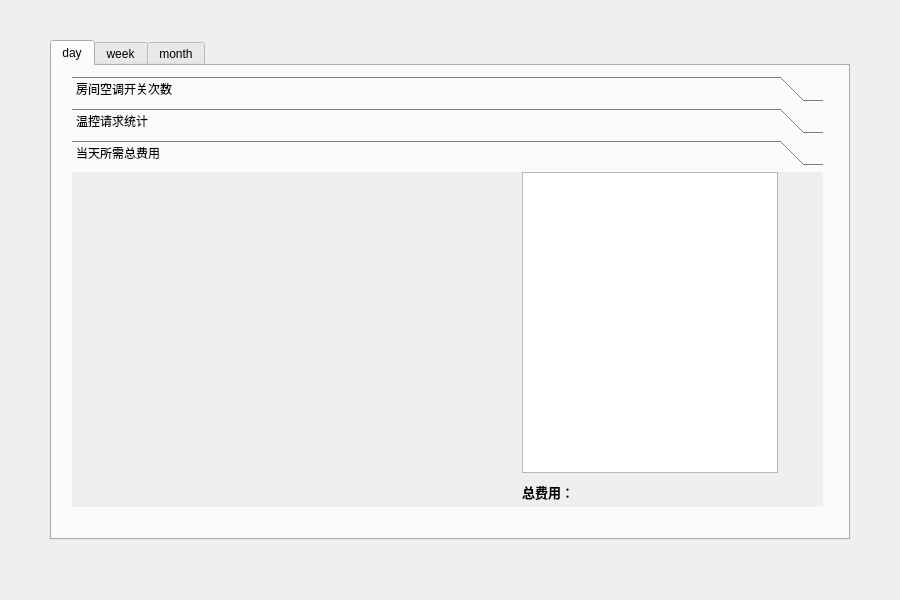
<?xml version="1.0" encoding="UTF-8"?>
<ui version="4.0">
 <class>Form</class>
 <widget class="QWidget" name="Form">
  <property name="geometry">
   <rect>
    <x>0</x>
    <y>0</y>
    <width>900</width>
    <height>600</height>
   </rect>
  </property>
  <property name="windowTitle">
   <string>Widget</string>
  </property>
  <widget class="QTabWidget" name="tabWidget">
   <property name="geometry">
    <rect>
     <x>50</x>
     <y>40</y>
     <width>800</width>
     <height>500</height>
    </rect>
   </property>
   <property name="currentIndex">
    <number>0</number>
   </property>
   <widget class="QWidget" name="day_tab">
    <attribute name="title">
     <string>day</string>
    </attribute>
    <widget class="QToolBox" name="toolBox">
     <property name="geometry">
      <rect>
       <x>20</x>
       <y>10</y>
       <width>751</width>
       <height>431</height>
      </rect>
     </property>
     <property name="currentIndex">
      <number>2</number>
     </property>
     <widget class="QWidget" name="page_1">
      <property name="geometry">
       <rect>
        <x>0</x>
        <y>0</y>
        <width>751</width>
        <height>341</height>
       </rect>
      </property>
      <attribute name="label">
       <string>房间空调开关次数</string>
      </attribute>
     </widget>
     <widget class="QWidget" name="page_2">
      <property name="geometry">
       <rect>
        <x>0</x>
        <y>0</y>
        <width>751</width>
        <height>341</height>
       </rect>
      </property>
      <attribute name="label">
       <string>温控请求统计</string>
      </attribute>
      <widget class="QComboBox" name="comboBox">
       <property name="geometry">
        <rect>
         <x>10</x>
         <y>10</y>
         <width>87</width>
         <height>22</height>
        </rect>
       </property>
      </widget>
      <widget class="QTableView" name="tableView">
       <property name="geometry">
        <rect>
         <x>110</x>
         <y>10</y>
         <width>621</width>
         <height>321</height>
        </rect>
       </property>
      </widget>
     </widget>
     <widget class="QWidget" name="page_3">
      <property name="geometry">
       <rect>
        <x>0</x>
        <y>0</y>
        <width>751</width>
        <height>341</height>
       </rect>
      </property>
      <attribute name="label">
       <string>当天所需总费用</string>
      </attribute>
      <widget class="QTableView" name="costtable">
       <property name="geometry">
        <rect>
         <x>450</x>
         <y>0</y>
         <width>256</width>
         <height>301</height>
        </rect>
       </property>
      </widget>
      <widget class="QLabel" name="label">
       <property name="geometry">
        <rect>
         <x>450</x>
         <y>304</y>
         <width>251</width>
         <height>31</height>
        </rect>
       </property>
       <property name="font">
        <font>
         <family>微软雅黑</family>
         <pointsize>10</pointsize>
         <weight>75</weight>
         <bold>true</bold>
        </font>
       </property>
       <property name="text">
        <string>总费用：</string>
       </property>
      </widget>
     </widget>
    </widget>
   </widget>
   <widget class="QWidget" name="week_tab">
    <attribute name="title">
     <string>week</string>
    </attribute>
    <widget class="QToolBox" name="toolBox_2">
     <property name="geometry">
      <rect>
       <x>20</x>
       <y>10</y>
       <width>751</width>
       <height>431</height>
      </rect>
     </property>
     <property name="currentIndex">
      <number>0</number>
     </property>
     <widget class="QWidget" name="page_4">
      <property name="geometry">
       <rect>
        <x>0</x>
        <y>0</y>
        <width>751</width>
        <height>341</height>
       </rect>
      </property>
      <attribute name="label">
       <string>房间空调开关次数</string>
      </attribute>
     </widget>
     <widget class="QWidget" name="page_5">
      <property name="geometry">
       <rect>
        <x>0</x>
        <y>0</y>
        <width>100</width>
        <height>30</height>
       </rect>
      </property>
      <attribute name="label">
       <string>温控请求统计</string>
      </attribute>
      <widget class="QComboBox" name="comboBox_2">
       <property name="geometry">
        <rect>
         <x>10</x>
         <y>10</y>
         <width>87</width>
         <height>22</height>
        </rect>
       </property>
      </widget>
      <widget class="QTableView" name="tableView_2">
       <property name="geometry">
        <rect>
         <x>110</x>
         <y>10</y>
         <width>621</width>
         <height>321</height>
        </rect>
       </property>
      </widget>
     </widget>
     <widget class="QWidget" name="page_6">
      <property name="geometry">
       <rect>
        <x>0</x>
        <y>0</y>
        <width>100</width>
        <height>30</height>
       </rect>
      </property>
      <attribute name="label">
       <string>当月所需总费用</string>
      </attribute>
      <widget class="QLabel" name="label_2">
       <property name="geometry">
        <rect>
         <x>570</x>
         <y>300</y>
         <width>171</width>
         <height>41</height>
        </rect>
       </property>
       <property name="font">
        <font>
         <family>微软雅黑</family>
         <pointsize>10</pointsize>
         <weight>75</weight>
         <bold>true</bold>
        </font>
       </property>
       <property name="text">
        <string>总费用：</string>
       </property>
      </widget>
     </widget>
    </widget>
   </widget>
   <widget class="QWidget" name="month_tab">
    <attribute name="title">
     <string>month</string>
    </attribute>
    <widget class="QToolBox" name="toolBox_3">
     <property name="geometry">
      <rect>
       <x>20</x>
       <y>10</y>
       <width>751</width>
       <height>431</height>
      </rect>
     </property>
     <property name="currentIndex">
      <number>2</number>
     </property>
     <widget class="QWidget" name="page_7">
      <property name="geometry">
       <rect>
        <x>0</x>
        <y>0</y>
        <width>100</width>
        <height>30</height>
       </rect>
      </property>
      <attribute name="label">
       <string>房间空调开关次数</string>
      </attribute>
     </widget>
     <widget class="QWidget" name="page_8">
      <property name="geometry">
       <rect>
        <x>0</x>
        <y>0</y>
        <width>100</width>
        <height>30</height>
       </rect>
      </property>
      <attribute name="label">
       <string>温控请求统计</string>
      </attribute>
      <widget class="QComboBox" name="comboBox_3">
       <property name="geometry">
        <rect>
         <x>10</x>
         <y>10</y>
         <width>87</width>
         <height>22</height>
        </rect>
       </property>
      </widget>
      <widget class="QTableView" name="tableView_3">
       <property name="geometry">
        <rect>
         <x>110</x>
         <y>10</y>
         <width>621</width>
         <height>321</height>
        </rect>
       </property>
      </widget>
     </widget>
     <widget class="QWidget" name="page_9">
      <property name="geometry">
       <rect>
        <x>0</x>
        <y>0</y>
        <width>751</width>
        <height>341</height>
       </rect>
      </property>
      <attribute name="label">
       <string>当年所需总费用</string>
      </attribute>
      <widget class="QLabel" name="label_3">
       <property name="geometry">
        <rect>
         <x>570</x>
         <y>300</y>
         <width>171</width>
         <height>41</height>
        </rect>
       </property>
       <property name="font">
        <font>
         <family>微软雅黑</family>
         <pointsize>10</pointsize>
         <weight>75</weight>
         <bold>true</bold>
        </font>
       </property>
       <property name="text">
        <string>总费用：</string>
       </property>
      </widget>
     </widget>
    </widget>
   </widget>
  </widget>
 </widget>
 <layoutdefault spacing="6" margin="11"/>
 <resources/>
 <connections/>
</ui>
